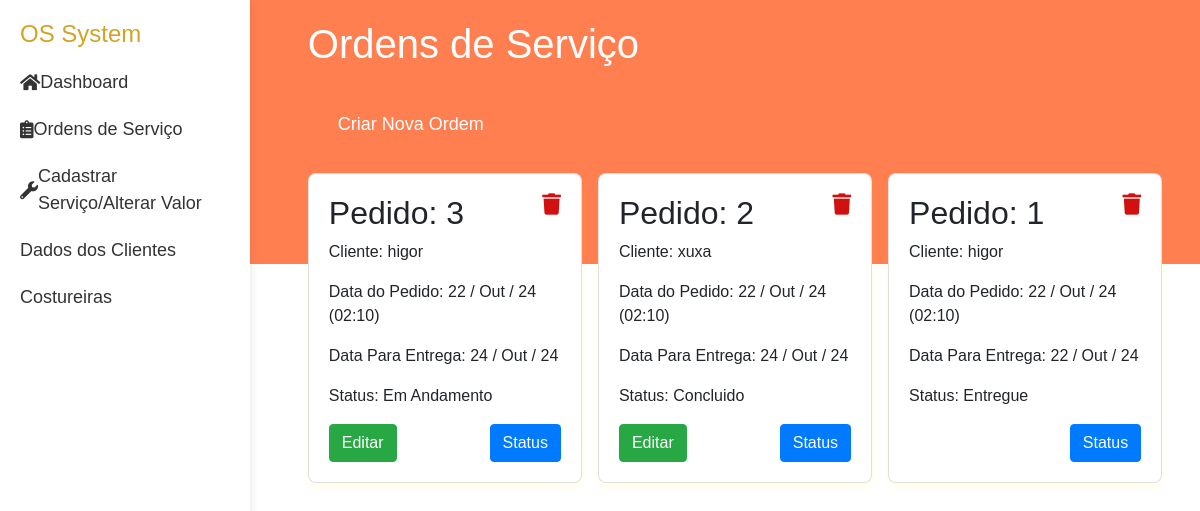
Page /ordens/ on the committed database.
### ordens/models.py (models this page shows, shortened)
class Ordem(models.Model):
    cliente = models.ForeignKey(Cliente, related_name='ordens', on_delete=models.CASCADE)
    data_pedido = models.DateTimeField(auto_now_add=True)
    data_entrega = models.DateField()
    status = models.IntegerField(choices=STATUS, default=0)
    def get_delete_order(self):
        return reverse('ordens:delete_order', kwargs={'id': self.id})

### cliente/models.py (models this page shows)
class Cliente(models.Model):
    nome = models.CharField(max_length=100)
    cpf = CPFField(masked=True,blank=True, null=True)
    endereco = models.CharField(max_length=100,blank=True, null=True)
    num =  models.IntegerField(blank=True, null=True)
    cidade = models.CharField(max_length=20,blank=True, null=True)
    estado = models.CharField(max_length=30,blank=True, null=True)
    telefone = models.CharField(max_length=15,blank=True, null=True)
    def __str__(self):
        return self.nome

### ordens/views.py (the view)
# urls.py: path('ordens/', include('ordens.urls'),name='ordem_main_page'),
def ordens(request):
    orders= models.Ordem.objects.all().order_by('status')
    status_choices = models.Ordem._meta.get_field('status').choices
    return render(request, 'ordens/orders.html',{
        'orders':orders,
        'status_choices': status_choices,
        })

### ordens/templates/ordens/orders.html (shortened to what this page needs)
{% extends "layout.html" %}
{% block content %}
<h1>Ordens de Serviço</h1>
<button class="create-button" onclick="window.location.href='{% url "ordens:new_order" %}'">Criar Nova Ordem</button>
<div class="card-list">
    {% for order in orders %}
        <div class="card">
            <h2>Pedido: {{ order.id }}</h2>
            <p>Cliente: {{ order.cliente }}</p>
            <p>Data do Pedido: {{ order.data_pedido|date:'d / M / y    (H:m)' }}</p>
            <p>Data Para Entrega: {{ order.data_entrega|date:'d / M / y' }} </p>
            <p>Status: {{order.get_status_display}}</p>
            <div>
                <a  href="{{ order.get_delete_order }}" class="top-dir"
                    onclick="return confirm('Tem certeza que deseja excluir este serviço?');">
                    <i class="fa fa-light fa-trash fa-lg" style="color: #d11010;"></i>
                </a>
            </div>
                <div class='btn-card'>
                    <div>
                        {% if order.status !=  2%}
                            <a  href="{% url "ordens:edit_order" order.id %}" class="btn btn-success">
                                Editar
                            </a>
                        {% endif %}
                    </div>
                    <div>
                        <button class="btn btn-primary" onclick="openModal({{ order.id }})">Status
                        </button>
                    </div>
                </div>
        </div>
    {% endfor %}
</div>
{% endblock %}

### static/css/styles.css (style rules this page uses)
body { font-family: Arial, sans-serif; margin: 0; padding: 0; display: flex; background: linear-gradient(to bottom, #ff7f50 33%, #fff 33%); min-height: 100vh; }
.top-dir { position: absolute; margin: 20px; top: 0; right: 0; }
h1 { color: #fff; }
.btn-card { display: flex; justify-content: space-between; }
.card-list { display: grid; grid-template-columns: 1fr 1fr 1fr; gap: 1rem; }
.create-button { background-color: #ff7f50; color: #fff; padding: 15px 30px; border: none; border-radius: 8px; font-size: 18px; cursor: pointer; margin: 20px 0; }

### rows in the picture
Ordem: id "3", cliente "higor", data_pedido "22 / Out / 24 (02:10)", data_entrega "24 / Out / 24", status "Em Andamento", shows "Editar"
Ordem: id "2", cliente "xuxa", data_pedido "22 / Out / 24 (02:10)", data_entrega "24 / Out / 24", status "Concluido", shows "Editar"
Ordem: id "1", cliente "higor", data_pedido "22 / Out / 24 (02:10)", data_entrega "22 / Out / 24", status "Entregue"
